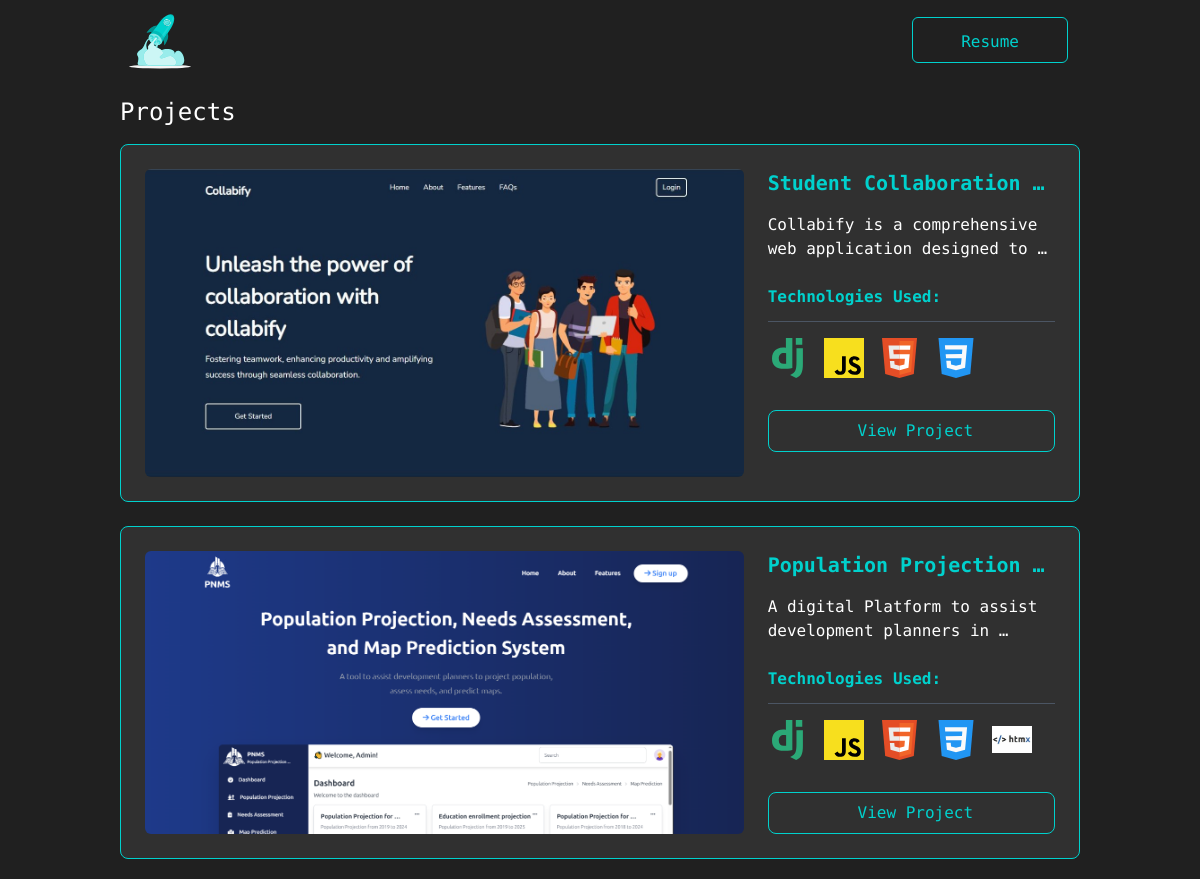
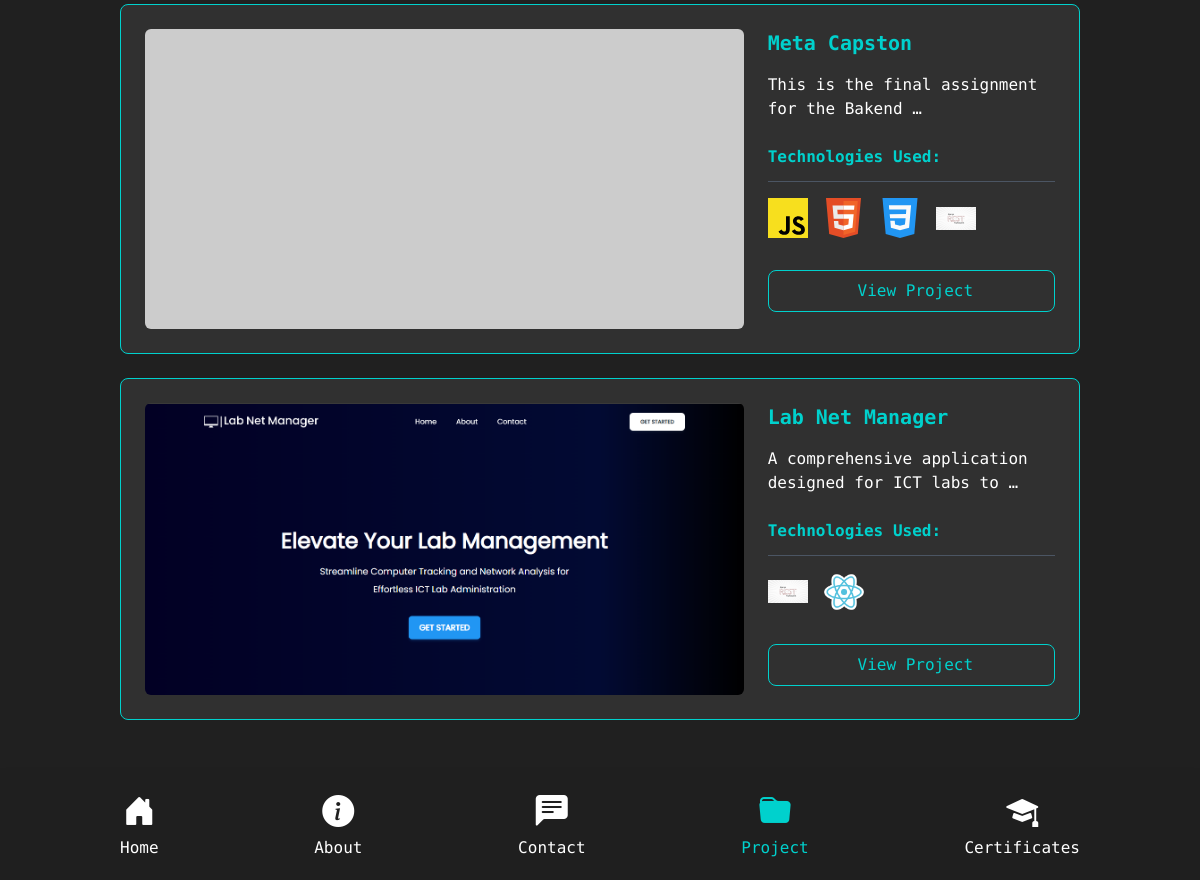
/projects/, run on the app's committed database (2 pictures, top to bottom).
### portfolio/models.py (models this page shows, shortened)
class Project(models.Model):
    title = models.CharField(max_length=150)
    description = models.TextField()
    link = models.URLField(blank=True)
    technologies_used = models.ManyToManyField(Technology)
    project_image = models.ImageField(help_text='Upload a picture of your project here.', verbose_name='Project Image', blank=True, null=True)
    class Meta:
        db_table = 'project'

class Technology(models.Model):
    name = models.CharField(max_length=255)
    image = models.FileField()
    class Meta:
        db_table = 'technology'
        verbose_name_plural = 'technologies'

### portfolio/views.py (the view)
# urls.py: path('projects/', ProjectListView.as_view(), name='projects'),
class ProjectListView(ListView):
    model = Project
    template_name = 'portfolio/projects.html'
    context_object_name = 'projects'

### portfolio/context_processors.py (called while the page is built)
def get_global_context(request):
    return {
        'profile': UserProfile.objects.first(),
    }

### portfolio/templates/portfolio/projects.html (shortened to what this page needs)
{% extends 'base.html' %}
{% load static %}
{% block content %}
<section class="h-full">
    <div class="container w-[90%] 2xl:w-[70%] lg:w-[80%] md:w-[85%]  mx-auto xl:mt-[2rem] mt-[1rem] slide-in-bottom">
        <h1 class="text-white text-xl lg:text-2xl 2xl:text-3xl ">Projects</h1>
        <div class="grid xl:grid-cols-1 grid-cols-1 md:grid-cols-1  gap-[1.5rem]   mt-[1rem] ">
            {% for project in projects %}
            <div class="bg-[#303030] hover:bg-[#3E4040] border border-[#00D1CD] grid md:grid-cols-3 grid-cols-1  gap-6 md:p-6 p-4 rounded-lg transition duration-300 ease-in-out">
                <div class="md:col-span-2 col-auto">
                    {% if project.project_image %}
                    <img class="object-cover rounded-md" src="{{project.project_image.url}}" alt="Project Image">
                    {% else %}
                    <img class="object-cover rounded-md" src="https://placehold.co/700x350/png" alt="Project Image">
                    {% endif %}
                </div>
                <div class="">
                    <div>
                        {% if project.title|lower == 'lab net manager' %}
                        <h1 class="text-[#00D1CD] font-extrabold text-xl lg:text-xl">Lab Net Manager</h1>
                        {% else %}
                        <h1 class="text-[#00D1CD] font-extrabold text-xl lg:text-xl">{{project.title|truncatewords:2}}</h1>
                        {% endif %}
                        <p class="text-white text-sm md:text-base mt-4 leading-relaxed">{{project.description|truncatewords:8}}</p>
                    </div>
                    <div class="mt-6">
                        <h3 class="text-[#00D1CD] font-semibold">Technologies Used:</h3>
                        <div class="h-[1px] w-full bg-gray-600 mt-3"></div>
                        <ul class="mt-4 flex flex-wrap gap-4 items-center">
                            {% for tech in project.technologies_used.all %}
                                <li>
                                    <img class="w-[2.5rem] h-[2.5rem] object-contain" src="{{tech.image.url}}" alt="Technology">
                                </li>
                            {% endfor %}
                        </ul>
                    </div>
                    <div class="mt-8">
                        <a href="{{project.link}}" target="_blank" class="flex items-center justify-center gap-2 w-full text-[#00D1CD] border border-[#00D1CD] hover:bg-[#00D1CD] hover:text-gray-900 hover:font-semibold rounded-lg py-2 transition duration-300 ease-in-out">
                             View Project
                        </a>
                    </div>
                </div>
            </div>
            {% endfor %}
        </div>
        <div class="lg:h-[10rem] h-[8rem]">
        </div>
    </div>
</section>
{% endblock content %}

### static/css/custom.css (style rules this page uses)
.slide-in-bottom { animation: slide-in-bottom 0.5s cubic-bezier(0.25, 0.46, 0.45, 0.94) both; }

### templates/base.html (style rules this page uses)
body { font-family: "Space Mono", sans-serif; background: #202020; }

### data on the page
Project: project_image (picture), title "Student Collaboration …", description "Collabify is a comprehensive web application designed to …"
Technology: image (picture)
Technology: image (picture)
Technology: image (picture)
Technology: image (picture)
Project: project_image (picture), title "Population Projection …", description "A digital Platform to assist development planners in …"
Technology: image (picture)
Project: title "Meta Capston", description "This is the final assignment for the Bakend …"
Technology: image (picture)
Project: project_image (picture), title "Lab Net Manager", description "A comprehensive application designed for ICT labs to …"
Technology: image (picture)
